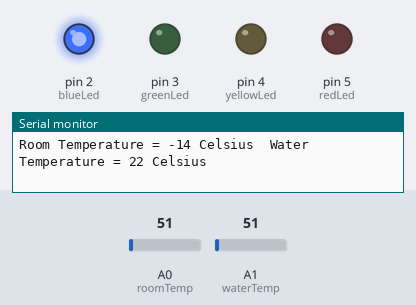
Recording of a sketch running on a simulated Arduino Uno, built with avr-gcc and run on an emulated ATmega328P. On the bench: output pins drawn as LEDs (lit = HIGH), the last lines printed to the serial monitor. The inputs (shaded band) are chosen by the test bench; at power-on: A1 (waterTemp) = 51, A0 (roomTemp) = 51.

Above: at 1.8 s.
1.9 s: A1 (waterTemp) set to 17
3.4 s: A1 (waterTemp) set to 13
At 5.1 s:
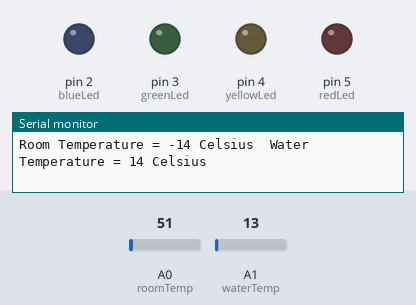
5.5 s: A1 (waterTemp) set to 30
At 6.7 s:
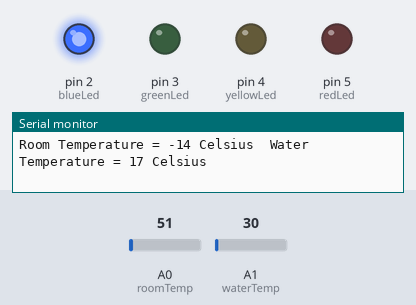
7.5 s: A1 (waterTemp) set to 15
At 9.5 s:
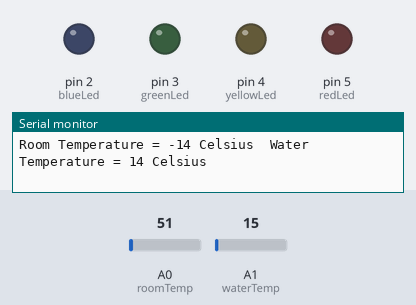
Timing chart, 0 to 10.5 s (numbered marks = the images above; inputs shaded):
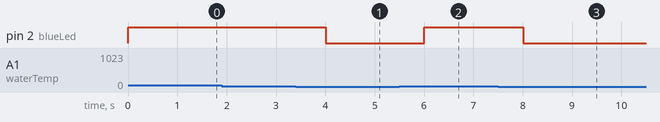

Measured:
- the behaviour switches between 16 and 15 on A1 (waterTemp) (found by bisection; images 0 and 1)
- after the input at 3.4 s, pin 2 (blueLed): HIGH → LOW after 0.60 s
- after the input at 5.5 s, pin 2 (blueLed): LOW → HIGH after 0.51 s
- after the input at 7.5 s, pin 2 (blueLed): HIGH → LOW after 0.51 s

The sketch:

Arduino-pd04_tarefa4.ino
```cpp
// C++ code
//Tarefa 4

const int blueLed = 2;
const int greenLed = 3;
const int yellowLed = 4;
const int redLed = 5;
const int roomTemp = A0;
const int waterTemp = A1;
const char celsius[] = " Celsius";

int room;
int roomSensor;
int water;
int waterSensor;

void setup()
{

  pinMode(A0, INPUT);
  pinMode(A1, INPUT);
  pinMode(blueLed, OUTPUT);
  pinMode(greenLed, OUTPUT);
  pinMode(yellowLed, OUTPUT);
  pinMode(redLed, OUTPUT);

  Serial.begin(9600);
}

void loop()

{
  roomSensor = analogRead(roomTemp);
  room = map(((roomSensor - 20) *3.04), 0, 1023, (-20), 50);

  waterSensor = analogRead(waterTemp);
  water = map(((waterSensor - 20) * 3.04), 0, 1023, 15, 100);

  //Aciona o led azul entre 15 e 65°C
  if(water >= 15 && water <= 65){
    digitalWrite(blueLed, HIGH);
  }else{ digitalWrite(blueLed, LOW);}

  //Aciona o led verde entre 65 e 80°C
  if(water > 65 && water <= 80){
    digitalWrite(greenLed, HIGH);
  }else{ digitalWrite(greenLed, LOW);}

  //Aciona o led amarelo entre 80 e 85°C
  if(water > 80 && water <= 85){
    digitalWrite(yellowLed, HIGH);
  }else{ digitalWrite(yellowLed, LOW);}

  //Aciona o led vermelho entre 15 e 65°C
  if(water > 85 && water <= 100){
    digitalWrite(redLed, HIGH);
  }else{ digitalWrite(redLed, LOW);}


  Serial.print("\n");
  Serial.print("Room Temperature = ");
  Serial.print(room);
  Serial.print(celsius);

  Serial.print("\tWater Temperature = ");
  Serial.print(water);
  Serial.print(celsius);
  Serial.print("\n");
  delay(1000);

}
```
